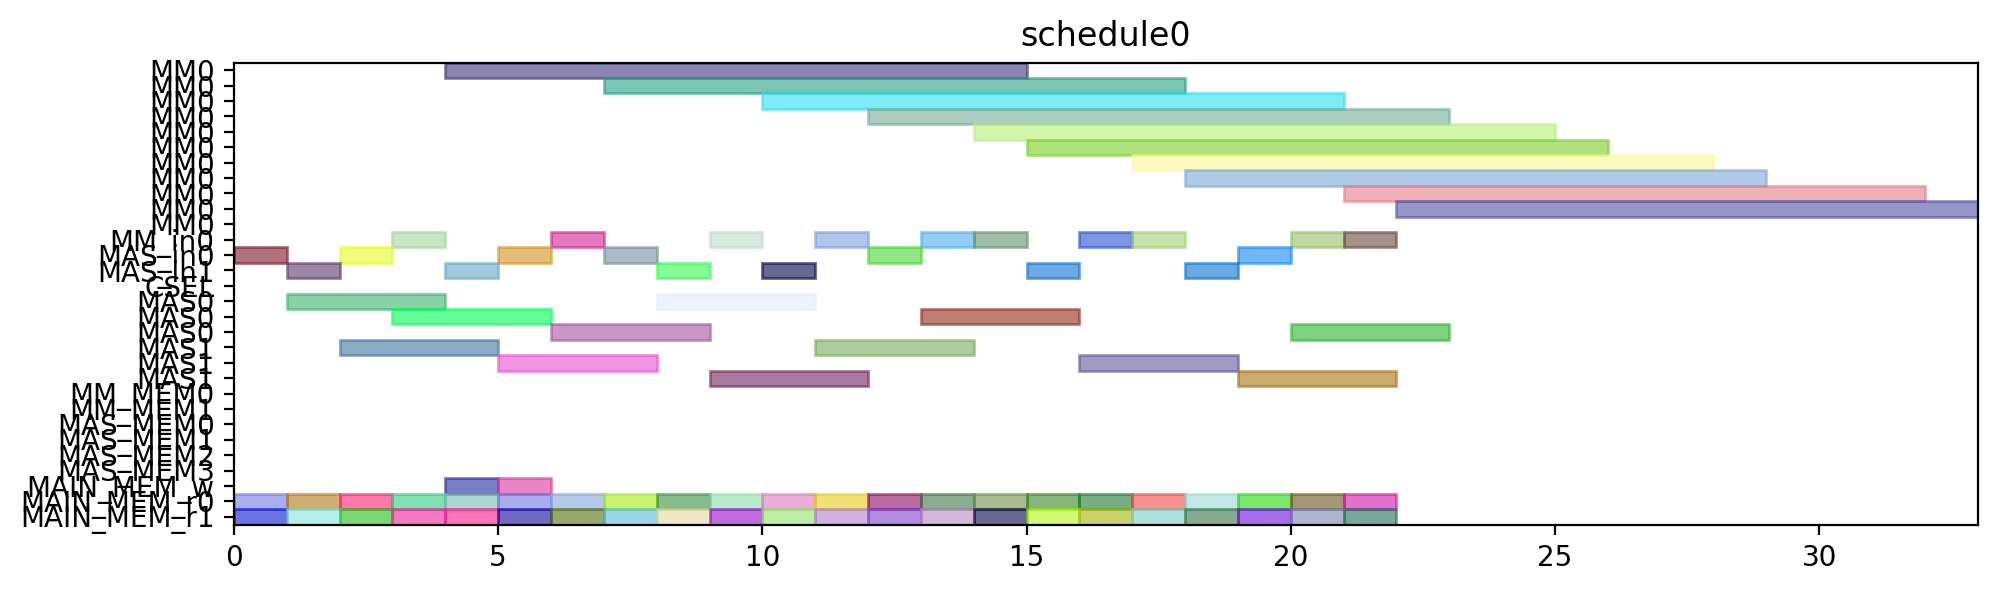

Write the Python code that produced this figure.
from pyschedule import Scenario, solvers, plotters, alt


def solve():
	horizon = 120
	S = Scenario("schedule0", horizon=horizon)

	# resource
	MM = S.Resources('MM', num=1, size=11)
	MM_in = S.Resources('MM_in', num=1)
	MAS_in = S.Resources('MAS_in', num=2)
	CSEL = S.Resource('CSEL')
	MAS = S.Resources('MAS', num=2, size=3, periods=range(1, horizon))
	MM_MEM = S.Resources('MM_MEM', num=2)
	MAS_MEM = S.Resources('MAS_MEM', num=4)
	MAIN_MEM_w = S.Resource('MAIN_MEM_w', size=1)
	MAIN_MEM_r = S.Resources('MAIN_MEM_r', num=2)

	# result of previous scheduling

	# new tasks
	c10_t0 = S.Task('c10_t0', length=11, delay_cost=1)
	c10_t0 += alt(MM)
	c10_t0_in = S.Task('c10_t0_in', length=1, delay_cost=1)
	c10_t0_in += alt(MM_in)
	S += c10_t0_in*MM_in[0]<=c10_t0*MM[0]
	c10_t0_mem0 = S.Task('c10_t0_mem0', length=1, delay_cost=1)
	c10_t0_mem0 += MAIN_MEM_r[0]
	S += c10_t0_mem0 <= c10_t0

	c10_t0_mem1 = S.Task('c10_t0_mem1', length=1, delay_cost=1)
	c10_t0_mem1 += MAIN_MEM_r[1]
	S += c10_t0_mem1 <= c10_t0

	c10_t1 = S.Task('c10_t1', length=11, delay_cost=1)
	c10_t1 += alt(MM)
	c10_t1_in = S.Task('c10_t1_in', length=1, delay_cost=1)
	c10_t1_in += alt(MM_in)
	S += c10_t1_in*MM_in[0]<=c10_t1*MM[0]
	c10_t1_mem0 = S.Task('c10_t1_mem0', length=1, delay_cost=1)
	c10_t1_mem0 += MAIN_MEM_r[0]
	S += c10_t1_mem0 <= c10_t1

	c10_t1_mem1 = S.Task('c10_t1_mem1', length=1, delay_cost=1)
	c10_t1_mem1 += MAIN_MEM_r[1]
	S += c10_t1_mem1 <= c10_t1

	c10_t2 = S.Task('c10_t2', length=3, delay_cost=1)
	c10_t2 += alt(MAS)
	c10_t2_in = S.Task('c10_t2_in', length=1, delay_cost=1)
	c10_t2_in += alt(MAS_in)
	S += c10_t2_in*MAS_in[0]<=c10_t2*MAS[0]

	S += c10_t2_in*MAS_in[1]<=c10_t2*MAS[1]

	c10_t2_mem0 = S.Task('c10_t2_mem0', length=1, delay_cost=1)
	c10_t2_mem0 += MAIN_MEM_r[0]
	S += c10_t2_mem0 <= c10_t2

	c10_t2_mem1 = S.Task('c10_t2_mem1', length=1, delay_cost=1)
	c10_t2_mem1 += MAIN_MEM_r[1]
	S += c10_t2_mem1 <= c10_t2

	c10_t3 = S.Task('c10_t3', length=3, delay_cost=1)
	c10_t3 += alt(MAS)
	c10_t3_in = S.Task('c10_t3_in', length=1, delay_cost=1)
	c10_t3_in += alt(MAS_in)
	S += c10_t3_in*MAS_in[0]<=c10_t3*MAS[0]

	S += c10_t3_in*MAS_in[1]<=c10_t3*MAS[1]

	c10_t3_mem0 = S.Task('c10_t3_mem0', length=1, delay_cost=1)
	c10_t3_mem0 += MAIN_MEM_r[0]
	S += c10_t3_mem0 <= c10_t3

	c10_t3_mem1 = S.Task('c10_t3_mem1', length=1, delay_cost=1)
	c10_t3_mem1 += MAIN_MEM_r[1]
	S += c10_t3_mem1 <= c10_t3

	c20_t0 = S.Task('c20_t0', length=11, delay_cost=1)
	c20_t0 += alt(MM)
	c20_t0_in = S.Task('c20_t0_in', length=1, delay_cost=1)
	c20_t0_in += alt(MM_in)
	S += c20_t0_in*MM_in[0]<=c20_t0*MM[0]
	c20_t0_mem0 = S.Task('c20_t0_mem0', length=1, delay_cost=1)
	c20_t0_mem0 += MAIN_MEM_r[0]
	S += c20_t0_mem0 <= c20_t0

	c20_t0_mem1 = S.Task('c20_t0_mem1', length=1, delay_cost=1)
	c20_t0_mem1 += MAIN_MEM_r[1]
	S += c20_t0_mem1 <= c20_t0

	c20_t1 = S.Task('c20_t1', length=11, delay_cost=1)
	c20_t1 += alt(MM)
	c20_t1_in = S.Task('c20_t1_in', length=1, delay_cost=1)
	c20_t1_in += alt(MM_in)
	S += c20_t1_in*MM_in[0]<=c20_t1*MM[0]
	c20_t1_mem0 = S.Task('c20_t1_mem0', length=1, delay_cost=1)
	c20_t1_mem0 += MAIN_MEM_r[0]
	S += c20_t1_mem0 <= c20_t1

	c20_t1_mem1 = S.Task('c20_t1_mem1', length=1, delay_cost=1)
	c20_t1_mem1 += MAIN_MEM_r[1]
	S += c20_t1_mem1 <= c20_t1

	c20_t2 = S.Task('c20_t2', length=3, delay_cost=1)
	c20_t2 += alt(MAS)
	c20_t2_in = S.Task('c20_t2_in', length=1, delay_cost=1)
	c20_t2_in += alt(MAS_in)
	S += c20_t2_in*MAS_in[0]<=c20_t2*MAS[0]

	S += c20_t2_in*MAS_in[1]<=c20_t2*MAS[1]

	c20_t2_mem0 = S.Task('c20_t2_mem0', length=1, delay_cost=1)
	c20_t2_mem0 += MAIN_MEM_r[0]
	S += c20_t2_mem0 <= c20_t2

	c20_t2_mem1 = S.Task('c20_t2_mem1', length=1, delay_cost=1)
	c20_t2_mem1 += MAIN_MEM_r[1]
	S += c20_t2_mem1 <= c20_t2

	c20_t3 = S.Task('c20_t3', length=3, delay_cost=1)
	c20_t3 += alt(MAS)
	c20_t3_in = S.Task('c20_t3_in', length=1, delay_cost=1)
	c20_t3_in += alt(MAS_in)
	S += c20_t3_in*MAS_in[0]<=c20_t3*MAS[0]

	S += c20_t3_in*MAS_in[1]<=c20_t3*MAS[1]

	c20_t3_mem0 = S.Task('c20_t3_mem0', length=1, delay_cost=1)
	c20_t3_mem0 += MAIN_MEM_r[0]
	S += c20_t3_mem0 <= c20_t3

	c20_t3_mem1 = S.Task('c20_t3_mem1', length=1, delay_cost=1)
	c20_t3_mem1 += MAIN_MEM_r[1]
	S += c20_t3_mem1 <= c20_t3

	c01_t0 = S.Task('c01_t0', length=11, delay_cost=1)
	c01_t0 += alt(MM)
	c01_t0_in = S.Task('c01_t0_in', length=1, delay_cost=1)
	c01_t0_in += alt(MM_in)
	S += c01_t0_in*MM_in[0]<=c01_t0*MM[0]
	c01_t0_mem0 = S.Task('c01_t0_mem0', length=1, delay_cost=1)
	c01_t0_mem0 += MAIN_MEM_r[0]
	S += c01_t0_mem0 <= c01_t0

	c01_t0_mem1 = S.Task('c01_t0_mem1', length=1, delay_cost=1)
	c01_t0_mem1 += MAIN_MEM_r[1]
	S += c01_t0_mem1 <= c01_t0

	c01_t1 = S.Task('c01_t1', length=11, delay_cost=1)
	c01_t1 += alt(MM)
	c01_t1_in = S.Task('c01_t1_in', length=1, delay_cost=1)
	c01_t1_in += alt(MM_in)
	S += c01_t1_in*MM_in[0]<=c01_t1*MM[0]
	c01_t1_mem0 = S.Task('c01_t1_mem0', length=1, delay_cost=1)
	c01_t1_mem0 += MAIN_MEM_r[0]
	S += c01_t1_mem0 <= c01_t1

	c01_t1_mem1 = S.Task('c01_t1_mem1', length=1, delay_cost=1)
	c01_t1_mem1 += MAIN_MEM_r[1]
	S += c01_t1_mem1 <= c01_t1

	c01_t2 = S.Task('c01_t2', length=3, delay_cost=1)
	c01_t2 += alt(MAS)
	c01_t2_in = S.Task('c01_t2_in', length=1, delay_cost=1)
	c01_t2_in += alt(MAS_in)
	S += c01_t2_in*MAS_in[0]<=c01_t2*MAS[0]

	S += c01_t2_in*MAS_in[1]<=c01_t2*MAS[1]

	c01_t2_mem0 = S.Task('c01_t2_mem0', length=1, delay_cost=1)
	c01_t2_mem0 += MAIN_MEM_r[0]
	S += c01_t2_mem0 <= c01_t2

	c01_t2_mem1 = S.Task('c01_t2_mem1', length=1, delay_cost=1)
	c01_t2_mem1 += MAIN_MEM_r[1]
	S += c01_t2_mem1 <= c01_t2

	c01_t3 = S.Task('c01_t3', length=3, delay_cost=1)
	c01_t3 += alt(MAS)
	c01_t3_in = S.Task('c01_t3_in', length=1, delay_cost=1)
	c01_t3_in += alt(MAS_in)
	S += c01_t3_in*MAS_in[0]<=c01_t3*MAS[0]

	S += c01_t3_in*MAS_in[1]<=c01_t3*MAS[1]

	c01_t3_mem0 = S.Task('c01_t3_mem0', length=1, delay_cost=1)
	c01_t3_mem0 += MAIN_MEM_r[0]
	S += c01_t3_mem0 <= c01_t3

	c01_t3_mem1 = S.Task('c01_t3_mem1', length=1, delay_cost=1)
	c01_t3_mem1 += MAIN_MEM_r[1]
	S += c01_t3_mem1 <= c01_t3

	c11_t0 = S.Task('c11_t0', length=11, delay_cost=1)
	c11_t0 += alt(MM)
	c11_t0_in = S.Task('c11_t0_in', length=1, delay_cost=1)
	c11_t0_in += alt(MM_in)
	S += c11_t0_in*MM_in[0]<=c11_t0*MM[0]
	c11_t0_mem0 = S.Task('c11_t0_mem0', length=1, delay_cost=1)
	c11_t0_mem0 += MAIN_MEM_r[0]
	S += c11_t0_mem0 <= c11_t0

	c11_t0_mem1 = S.Task('c11_t0_mem1', length=1, delay_cost=1)
	c11_t0_mem1 += MAIN_MEM_r[1]
	S += c11_t0_mem1 <= c11_t0

	c11_t1 = S.Task('c11_t1', length=11, delay_cost=1)
	c11_t1 += alt(MM)
	c11_t1_in = S.Task('c11_t1_in', length=1, delay_cost=1)
	c11_t1_in += alt(MM_in)
	S += c11_t1_in*MM_in[0]<=c11_t1*MM[0]
	c11_t1_mem0 = S.Task('c11_t1_mem0', length=1, delay_cost=1)
	c11_t1_mem0 += MAIN_MEM_r[0]
	S += c11_t1_mem0 <= c11_t1

	c11_t1_mem1 = S.Task('c11_t1_mem1', length=1, delay_cost=1)
	c11_t1_mem1 += MAIN_MEM_r[1]
	S += c11_t1_mem1 <= c11_t1

	c11_t2 = S.Task('c11_t2', length=3, delay_cost=1)
	c11_t2 += alt(MAS)
	c11_t2_in = S.Task('c11_t2_in', length=1, delay_cost=1)
	c11_t2_in += alt(MAS_in)
	S += c11_t2_in*MAS_in[0]<=c11_t2*MAS[0]

	S += c11_t2_in*MAS_in[1]<=c11_t2*MAS[1]

	c11_t2_mem0 = S.Task('c11_t2_mem0', length=1, delay_cost=1)
	c11_t2_mem0 += MAIN_MEM_r[0]
	S += c11_t2_mem0 <= c11_t2

	c11_t2_mem1 = S.Task('c11_t2_mem1', length=1, delay_cost=1)
	c11_t2_mem1 += MAIN_MEM_r[1]
	S += c11_t2_mem1 <= c11_t2

	c11_t3 = S.Task('c11_t3', length=3, delay_cost=1)
	c11_t3 += alt(MAS)
	c11_t3_in = S.Task('c11_t3_in', length=1, delay_cost=1)
	c11_t3_in += alt(MAS_in)
	S += c11_t3_in*MAS_in[0]<=c11_t3*MAS[0]

	S += c11_t3_in*MAS_in[1]<=c11_t3*MAS[1]

	c11_t3_mem0 = S.Task('c11_t3_mem0', length=1, delay_cost=1)
	c11_t3_mem0 += MAIN_MEM_r[0]
	S += c11_t3_mem0 <= c11_t3

	c11_t3_mem1 = S.Task('c11_t3_mem1', length=1, delay_cost=1)
	c11_t3_mem1 += MAIN_MEM_r[1]
	S += c11_t3_mem1 <= c11_t3

	c21_t0 = S.Task('c21_t0', length=11, delay_cost=1)
	c21_t0 += alt(MM)
	c21_t0_in = S.Task('c21_t0_in', length=1, delay_cost=1)
	c21_t0_in += alt(MM_in)
	S += c21_t0_in*MM_in[0]<=c21_t0*MM[0]
	c21_t0_mem0 = S.Task('c21_t0_mem0', length=1, delay_cost=1)
	c21_t0_mem0 += MAIN_MEM_r[0]
	S += c21_t0_mem0 <= c21_t0

	c21_t0_mem1 = S.Task('c21_t0_mem1', length=1, delay_cost=1)
	c21_t0_mem1 += MAIN_MEM_r[1]
	S += c21_t0_mem1 <= c21_t0

	c21_t1 = S.Task('c21_t1', length=11, delay_cost=1)
	c21_t1 += alt(MM)
	c21_t1_in = S.Task('c21_t1_in', length=1, delay_cost=1)
	c21_t1_in += alt(MM_in)
	S += c21_t1_in*MM_in[0]<=c21_t1*MM[0]
	c21_t1_mem0 = S.Task('c21_t1_mem0', length=1, delay_cost=1)
	c21_t1_mem0 += MAIN_MEM_r[0]
	S += c21_t1_mem0 <= c21_t1

	c21_t1_mem1 = S.Task('c21_t1_mem1', length=1, delay_cost=1)
	c21_t1_mem1 += MAIN_MEM_r[1]
	S += c21_t1_mem1 <= c21_t1

	c21_t2 = S.Task('c21_t2', length=3, delay_cost=1)
	c21_t2 += alt(MAS)
	c21_t2_in = S.Task('c21_t2_in', length=1, delay_cost=1)
	c21_t2_in += alt(MAS_in)
	S += c21_t2_in*MAS_in[0]<=c21_t2*MAS[0]

	S += c21_t2_in*MAS_in[1]<=c21_t2*MAS[1]

	c21_t2_mem0 = S.Task('c21_t2_mem0', length=1, delay_cost=1)
	c21_t2_mem0 += MAIN_MEM_r[0]
	S += c21_t2_mem0 <= c21_t2

	c21_t2_mem1 = S.Task('c21_t2_mem1', length=1, delay_cost=1)
	c21_t2_mem1 += MAIN_MEM_r[1]
	S += c21_t2_mem1 <= c21_t2

	c21_t3 = S.Task('c21_t3', length=3, delay_cost=1)
	c21_t3 += alt(MAS)
	c21_t3_in = S.Task('c21_t3_in', length=1, delay_cost=1)
	c21_t3_in += alt(MAS_in)
	S += c21_t3_in*MAS_in[0]<=c21_t3*MAS[0]

	S += c21_t3_in*MAS_in[1]<=c21_t3*MAS[1]

	c21_t3_mem0 = S.Task('c21_t3_mem0', length=1, delay_cost=1)
	c21_t3_mem0 += MAIN_MEM_r[0]
	S += c21_t3_mem0 <= c21_t3

	c21_t3_mem1 = S.Task('c21_t3_mem1', length=1, delay_cost=1)
	c21_t3_mem1 += MAIN_MEM_r[1]
	S += c21_t3_mem1 <= c21_t3

	c000 = S.Task('c000', length=3, delay_cost=1)
	c000 += alt(MAS)
	c000_in = S.Task('c000_in', length=1, delay_cost=1)
	c000_in += alt(MAS_in)
	S += c000_in*MAS_in[0]<=c000*MAS[0]

	S += c000_in*MAS_in[1]<=c000*MAS[1]

	S += 0<c000

	c000_w = S.Task('c000_w', length=1, delay_cost=1)
	c000_w += alt(MAIN_MEM_w)
	S += c000 <= c000_w

	c000_mem0 = S.Task('c000_mem0', length=1, delay_cost=1)
	c000_mem0 += MAIN_MEM_r[0]
	S += c000_mem0 <= c000

	c000_mem1 = S.Task('c000_mem1', length=1, delay_cost=1)
	c000_mem1 += MAIN_MEM_r[1]
	S += c000_mem1 <= c000

	c001 = S.Task('c001', length=3, delay_cost=1)
	c001 += alt(MAS)
	c001_in = S.Task('c001_in', length=1, delay_cost=1)
	c001_in += alt(MAS_in)
	S += c001_in*MAS_in[0]<=c001*MAS[0]

	S += c001_in*MAS_in[1]<=c001*MAS[1]

	S += 0<c001

	c001_w = S.Task('c001_w', length=1, delay_cost=1)
	c001_w += alt(MAIN_MEM_w)
	S += c001 <= c001_w

	c001_mem0 = S.Task('c001_mem0', length=1, delay_cost=1)
	c001_mem0 += MAIN_MEM_r[0]
	S += c001_mem0 <= c001

	c001_mem1 = S.Task('c001_mem1', length=1, delay_cost=1)
	c001_mem1 += MAIN_MEM_r[1]
	S += c001_mem1 <= c001

	solvers.mip.solve(S,msg=1,kind='CPLEX',ratio_gap=1.01)

	solution = [['hoge']*len(S.solution()[1]) for i in range(len(S.solution()))]
	for i in range(len(S.solution())):
		for j in range(len(S.solution()[i])):
			solution[i][j]=str(S.solution()[i][j])
	print(solution)

	cycles = int(solution[-1][3])

	pic_file_name = "/mnt/rose/usr1/fukuda/ABE/multiRAM_multiMAS_16mux/scheduling_result/stage11MM1_stage3MAS2/FROB/schedule0.png"
	if(S.solution() != []):
		plotters.matplotlib.plot(S,img_filename=pic_file_name, show_task_labels=False, fig_size=(cycles*0.25+3, 3))

	return solution
